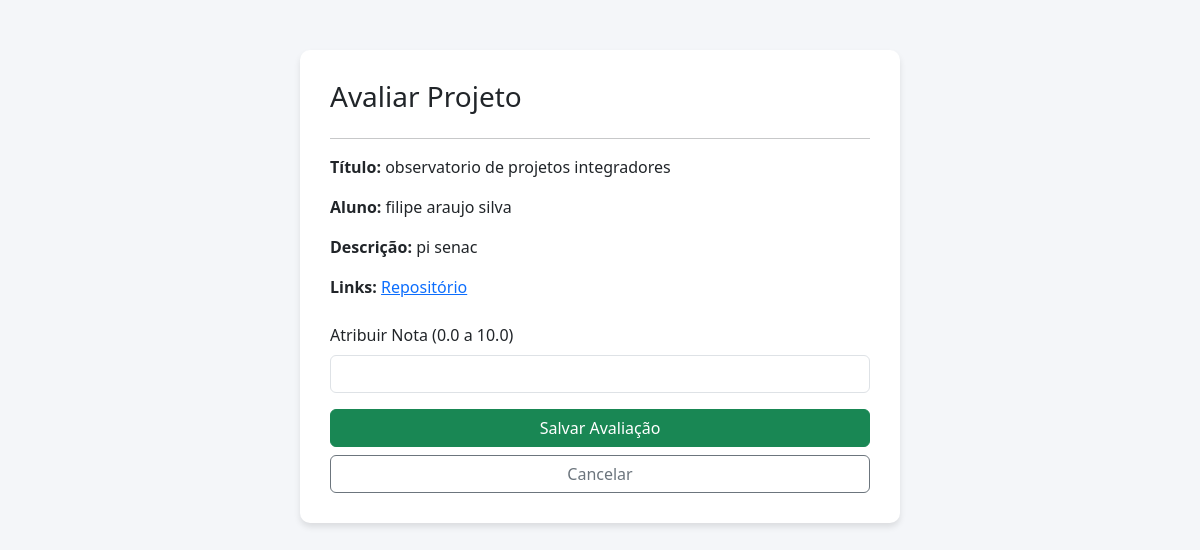
Screenshot of /avaliacao/projeto/2/ (signed in) with the database file from the repository.
### app_cadastro_projeto/models.py (models this page shows, shortened)
class ProjetoUsuario(models.Model):
    STATUS_CHOICES = [
        ('em_avaliacao', 'Em Avaliação'),
        ('aprovado', 'Aprovado'),
        ('reprovado', 'Reprovado'),
    ]
    usuario = models.ForeignKey(User, on_delete=models.CASCADE, related_name='projetos_usuario')
    titulo = models.CharField(max_length=200)
    descricao = models.TextField()
    categoria = models.CharField(max_length=100, blank=True)
    semestre = models.CharField(max_length=20, blank=True)
    nota = models.FloatField(blank=True, null=True)
    status = models.CharField(max_length=20, choices=STATUS_CHOICES, default='em_avaliacao')
    tags = models.CharField(max_length=200, blank=True, help_text='Separe por vírgula. Ex: React,Node.js')
    link_repositorio = models.URLField(blank=True, null=True)
    link_demo = models.URLField(blank=True, null=True)
    ativo = models.BooleanField(default=True)
    criado_em = models.DateTimeField(auto_now_add=True, null=True)
    atualizado_em = models.DateTimeField(auto_now=True, null=True)
    class Meta:
        ordering = ['-criado_em']

### app_cadastro_projeto/views.py (the view, shortened to what this page needs)
# urls.py: path('avaliacao/projeto/<int:projeto_id>/', views.avaliar_projeto, name='avaliar_projeto'),
@login_required(login_url='home')
def avaliar_projeto(request, projeto_id):
    projeto = get_object_or_404(ProjetoUsuario, id=projeto_id)
    return render(request, 'usuarios/avaliar_projeto.html', {'projeto': projeto})

### app_cadastro_projeto/templates/usuarios/avaliar_projeto.html (shortened to what this page needs)
<!DOCTYPE html>
<html lang="pt-br">
<head>
    <link href="https://cdn.jsdelivr.net/npm/bootstrap@5.3.0/dist/css/bootstrap.min.css" rel="stylesheet">
</head>
<body>
<div class="container">
    <div class="eval-card">
        <h3 class="mb-4">Avaliar Projeto</h3>
        <hr>
        <div class="mb-4">
            <p><strong>Título:</strong> {{ projeto.titulo }}</p>
            <p><strong>Aluno:</strong> {{ projeto.usuario.first_name }}</p>
            <p><strong>Descrição:</strong> {{ projeto.descricao }}</p>
            <p>
                <strong>Links:</strong>
                {% if projeto.link_repositorio %}<a href="{{ projeto.link_repositorio }}" target="_blank">Repositório</a>{% endif %}
            </p>
        </div>
        <form method="post">
            <div class="mb-3">
                <label for="nota" class="form-label">Atribuir Nota (0.0 a 10.0)</label>
                <input type="number" step="0.1" max="10" min="0" class="form-control" id="nota" name="nota" required>
            </div>
            <div class="d-grid gap-2">
                <button type="submit" class="btn btn-success">Salvar Avaliação</button>
                <a href="{% url 'painel_avaliacao' %}" class="btn btn-outline-secondary">Cancelar</a>
            </div>
        </form>
    </div>
</div>
</body>
</html>

### app_cadastro_projeto/templates/usuarios/avaliar_projeto.html (style rules this page uses)
body { background-color: #f4f6f9; }
.eval-card { max-width: 600px; margin: 50px auto; background: white; padding: 30px; border-radius: 10px; box-shadow: 0 4px 6px rgba(0,0,0,0.1); }

### rows the page displays
ProjetoUsuario: titulo "observatorio de projetos integradores", usuario.first_name "filipe araujo silva", descricao "pi senac"
